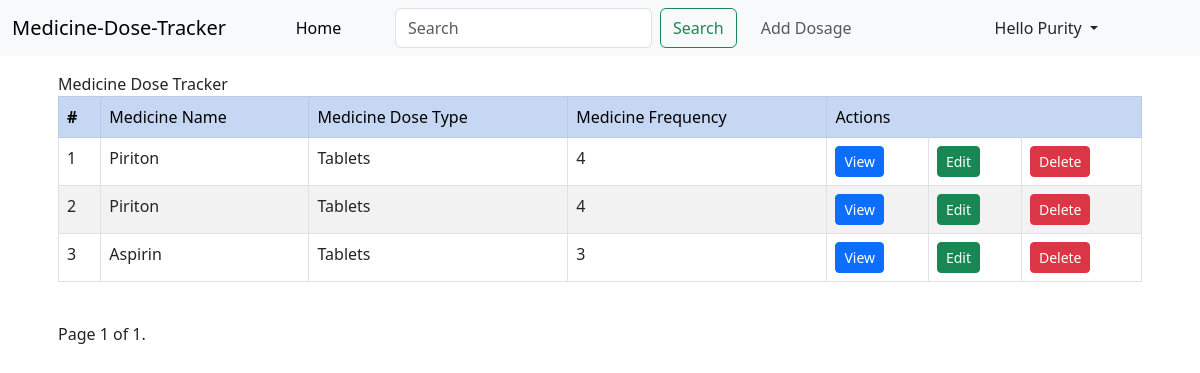
Page /meddosage/home (signed in) on the earlier database version.
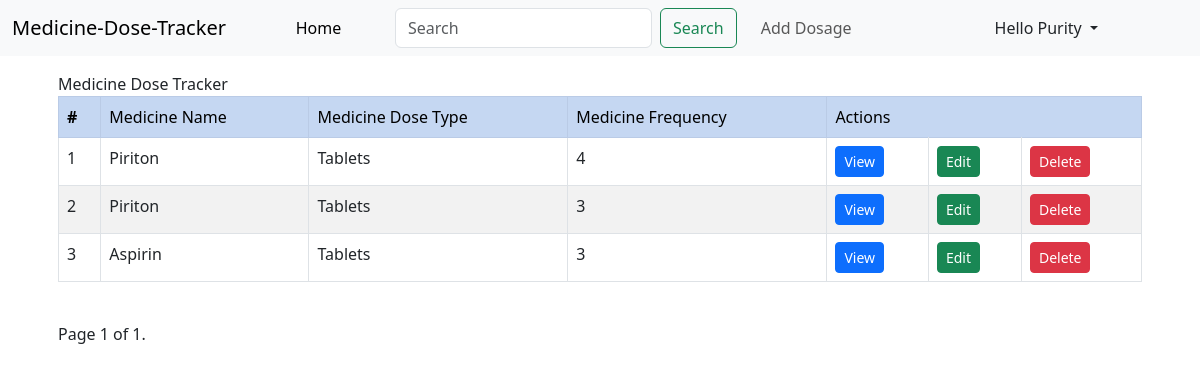
Same page on the later database version.
### meddosage/models.py (models this page shows, shortened)
class Medicine(models.Model):
    user = models.ForeignKey(UserProfile,null=True, on_delete=models.CASCADE)
    tracked_medicine = models.CharField(max_length=10, null=True)
    dosage = models.CharField(max_length=20, null=True)
    frequency = models.IntegerField(null=True)
    class Meta:
        verbose_name = 'Medicine'
        ordering = ['-tracked_medicine']

### meddosage/views.py (the view)
# urls.py: path('home',MedicineView.as_view(), name='home'),
class  MedicineView(LoginRequiredMixin,ListView):
    model = Medicine
    template_name = 'medicine/medlist.html'
    paginate_by = 10
    def get_context_data(self, **kwargs):
        context = super(MedicineView,self).get_context_data(**kwargs)
        context['medicines'] = Medicine.objects.filter(user = self.request.user.userprofile).order_by('-tracked_medicine')
        return context

### accounts/templates/medicine/medlist.html (shortened to what this page needs)
{% extends 'base.html' %}
{% block content %}
<div class="container-sm container-md container-lg container-fluid p-3">
   <div class="row">
      <div class="tabular">
         <div class="table-responsive-sm ml-1">
            <table class="table table-md table-bordered table-striped table-hover">
               <tr class="table-primary">
                  <th scope="row-cols-auto">#</th>
                  <td scope="row">Medicine Name</td>
                  <td scope="row">Medicine Dose Type</td>
                  <td scope="row">Medicine Frequency</td>
                  <td scope="row" colspan="4">Actions</td>
               </tr>
               {% for m in medicines %}
               <tr>
                  <td>{{forloop.counter}}</td>
                  <td>{{m.tracked_medicine}}</td>
                  <td>{{m.dosage}}</td>
                  <td>{{m.frequency}}</td>
                  <td><a href="{% url 'edit' m.id %}" class="btn btn-primary btn-sm" style="color:#fff;" aria-hidden="true">View</a>
                  <td><a href="{% url 'update_dose' m.id %}" class="btn btn-success btn-sm" style="color:#fff" aria-hidden="true">Edit</a>
                  <td><a href="{% url 'delete_dose' m.id %}" class="btn btn-danger btn-sm" style="color:#fff" aria-hidden="true">Delete</a>
               </tr>
               {% endfor %}
            </table>
         </div>
      </div>
   </div>
   <p class="text-center p-1"> {% include 'partials/paginator.html' %} </p>
</div>
{% endblock%}

### accounts/templates/base.html (shortened to what this page needs)
<!DOCTYPE html>
<html>
    <head>
        <link rel="stylesheet" href="">
        <link href="https://cdn.jsdelivr.net/npm/bootstrap@5.3.0-alpha1/dist/css/bootstrap.min.css" rel="stylesheet">
    </head>
    <body>
        {% include 'partials/header.html'%}
        <div class="container-sm container-md container-lg">
            {% block content%}
             {% endblock%}
        </div>
    </body>
</html>

### accounts/templates/partials/header.html (shortened to what this page needs)
<nav class="navbar navbar-expand-lg bg-body-tertiary">
    <div class="container-fluid">
      <a class="navbar-brand" href="{% url 'home' %}">Medicine-Dose-Tracker</a>
      <div class="collapse navbar-collapse" id="navbarSupportedContent">
        <ul class="navbar-nav me-auto mb-2 mb-lg-0">
          <li class="nav-item">
            <a class="nav-link active" aria-current="page" href="{% url 'home'%}">Home</a>
          </li>
          <form class="d-flex" role="search">
            <input class="form-control me-2" type="search" placeholder="Search" aria-label="Search">
            <button class="btn btn-outline-success" type="submit">Search</button>
          </form>
          <li class="nav-item">
            <a class="nav-link disabled"></a>
          </li>
          <li class="nav-item">
            <a class="nav-link btn btn-primary" href="{% url 'add_dose' %}">Add Dosage</a>
          </li>
        </ul>
        {% if user.is_authenticated %}
        <li class="nav-item dropdown" style="list-style-type: none; margin-right:90px;">
          <a class="nav-link dropdown-toggle" href="#" role="button" data-bs-toggle="dropdown" aria-expanded="false">
           Hello {{request.user.username}}
          </a>
        {% endif %}
        </li>
      </div>
    </div>
  </nav>

### accounts/templates/partials/paginator.html (shortened to what this page needs)
<div class="pagination">
    <span class="step-links">
        <span class="current">
            Page {{ page_obj.number }} of {{ page_obj.paginator.num_pages }}.
        </span>
    </span>
</div>

Differences in the rows shown:
changed Medicine (number 2 of 3 on the later page): frequency "4" → "3"
